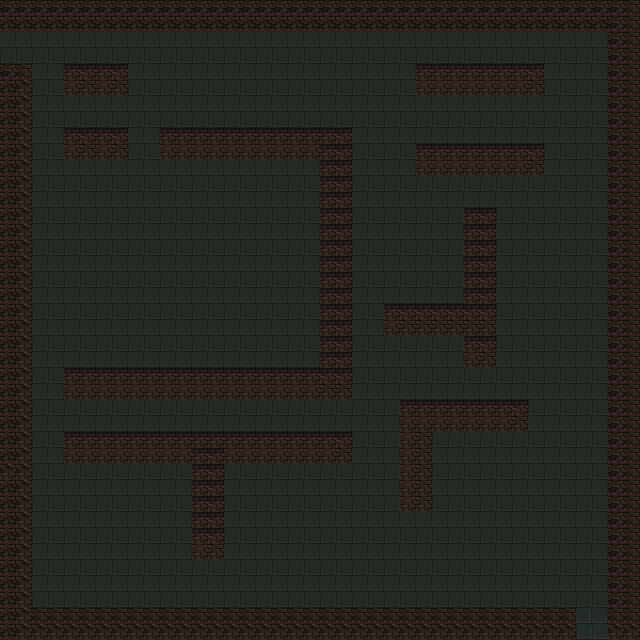

A 2D game scene composited from a Tiled map and its tileset images. What follows is a short description and the map's XML, with each tile layer's data collapsed to a summary:
An orthogonal 40x40 tile map with 16x16 px tiles, 2 tile layers (floor, Wall) and 52 objects.

<map version="1.10" tiledversion="1.11.1" orientation="orthogonal" renderorder="right-down" width="40" height="40" tilewidth="16" tileheight="16" infinite="0" nextlayerid="18" nextobjectid="54">
 <tileset firstgid="1" source="mainlevbuild.tsx" />
 <layer id="1" name="floor" width="40" height="40">
  <data>[1600 cells, 1600 non-empty, 4 distinct tile ids]</data>
 </layer>
 <layer id="2" name="Wall" width="40" height="40">
  <data>[1600 cells, 538 non-empty, 12 distinct tile ids]</data>
 </layer>
 <objectgroup id="14" name="background" />
 <objectgroup id="3" name="bricks" visible="0">
  <object id="1" x="0" y="0" width="640" height="32" />
  <object id="2" x="608" y="32" width="32" height="608" />
  <object id="3" x="0" y="608" width="576" height="32" />
  <object id="4" x="0" y="64" width="32" height="544" />
  <object id="5" x="64" y="64" width="64" height="32" />
  <object id="6" x="64" y="128" width="64" height="32" />
  <object id="7" x="160" y="128" width="192" height="32" />
  <object id="8" x="320" y="160" width="32" height="240" />
  <object id="9" x="64" y="368" width="256" height="32" />
  <object id="10" x="64" y="432" width="288" height="32" />
  <object id="11" x="192" y="464" width="32" height="96" />
  <object id="12" x="400" y="400" width="128" height="32" />
  <object id="13" x="400" y="432" width="32" height="80" />
  <object id="14" x="384" y="304" width="112" height="32" />
  <object id="15" x="464" y="336" width="32" height="32" />
  <object id="16" x="464" y="208" width="32" height="96" />
  <object id="17" x="416" y="144" width="128" height="32" />
  <object id="18" x="416" y="64" width="128" height="32" />
 </objectgroup>
 <objectgroup id="5" name="scoreups" visible="0">
  <object id="34" x="48" y="320" width="32" height="32" />
 </objectgroup>
 <objectgroup id="6" name="speedups" visible="0">
  <object id="33" x="96" y="256" width="32" height="32" />
 </objectgroup>
 <objectgroup id="7" name="hearts" visible="0">
  <object id="29" x="480" y="112" width="32" height="32" />
  <object id="30" x="176" y="192" width="32" height="32" />
  <object id="31" x="144" y="64" width="32" height="32" />
  <object id="32" x="48" y="192" width="32" height="32" />
 </objectgroup>
 <objectgroup id="4" name="keys" visible="0">
  <object id="28" x="192" y="64" width="32" height="32" />
 </objectgroup>
 <objectgroup id="8" name="exitDoor" visible="0">
  <object id="20" x="576" y="608" width="32" height="32" />
 </objectgroup>
 <objectgroup id="11" name="enterDoor" visible="0">
  <object id="19" x="-7.48538" y="32.7485" width="32" height="32" />
 </objectgroup>
 <objectgroup id="13" name="monsterSpawns" visible="0">
  <object id="21" x="96" y="192" width="32" height="32" />
  <object id="22" x="256" y="304" width="32" height="32" />
  <object id="23" x="272" y="64" width="32" height="32" />
  <object id="24" x="400" y="224" width="32" height="32" />
  <object id="25" x="496" y="496" width="32" height="32" />
  <object id="26" x="80" y="512" width="32" height="32" />
  <object id="27" x="272" y="512" width="32" height="32" />
 </objectgroup>
 <objectgroup id="15" name="trap">
  <object id="36" x="90.4795" y="22.269" width="32" height="32" />
  <object id="37" x="43.9766" y="97.7778" width="32" height="32" />
  <object id="38" x="49.9649" y="257.497" width="32" height="32" />
  <object id="39" x="176" y="240" width="32" height="32" />
  <object id="40" x="256.749" y="167.485" width="32" height="32" />
  <object id="41" x="231.485" y="27.5088" width="32" height="32" />
  <object id="42" x="366.503" y="23.0175" width="32" height="32" />
  <object id="43" x="560" y="96" width="32" height="32" />
  <object id="44" x="544" y="272" width="32" height="32" />
  <object id="45" x="320" y="496" width="32" height="32" />
  <object id="47" x="128" y="464" width="32" height="32" />
  <object id="48" x="48" y="560" width="32" height="32" />
  <object id="49" x="432" y="560" width="32" height="32" />
  <object id="50" x="560" y="432" width="32" height="32" />
  <object id="51" x="512" y="336" width="32" height="32" />
 </objectgroup>
 <objectgroup id="17" name="ghosts">
  <object id="52" x="357.188" y="132.627" width="24.8675" height="24.114" />
  <object id="53" x="228.329" y="468.715" width="25.6211" height="24.8675" />
 </objectgroup>
 <objectgroup id="12" name="Josh" visible="0">
  <object id="35" x="26.7602" y="33.4971" width="32" height="32" />
 </objectgroup>
</map>
